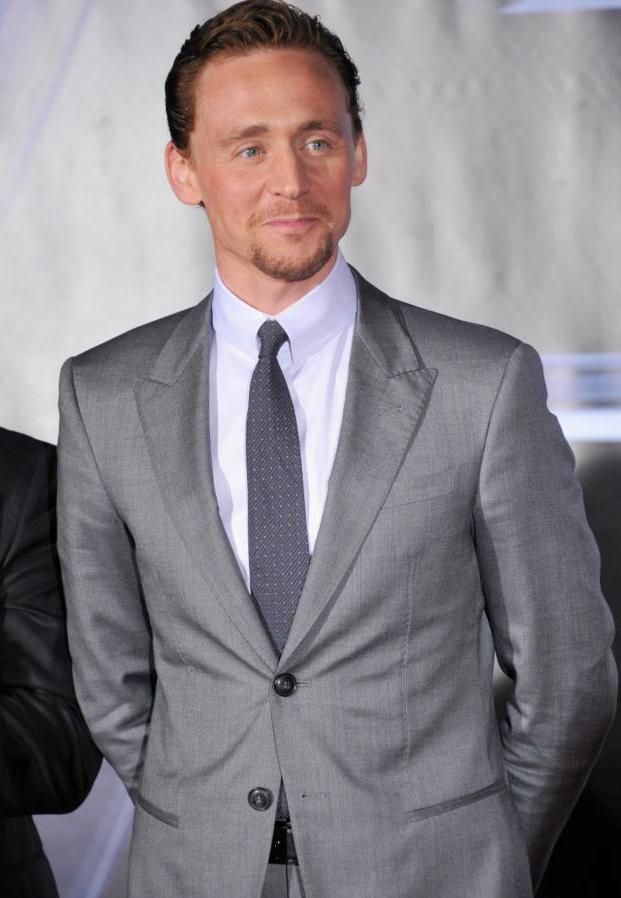
#> input picture Image-Encryption-and-Authentication/tom.bmp, 621 x 898 px, found by its file name
$ python RSA_ENCRYPTION.py
#> lines starting #> are read from the running program, lines starting #| are printed output that depends on the picture
### FINAL/RSA.py
# STEP 1: Generate Two Large Prime Numbers (p,q) randomly
from random import randrange, getrandbits
def power(a, d, n):
    ans = 1;
    while d != 0:
        if d % 2 == 1:
            ans = ((ans % n) * (a % n)) % n
        a = ((a % n) * (a % n)) % n
        d >>= 1
    return ans;

def MillerRabin(N, d):
    a = randrange(2, N - 1)
    x = power(a, d, N);
    if x == 1 or x == N - 1:
        return True;
    else:
        while (d != N - 1):
            x = ((x % N) * (x % N)) % N;
            if x == 1:
                return False;
            if x == N - 1:
                return True;
            d <<= 1;
    return False;


def is_prime(N, K):
    if N == 3 or N == 2:
        return True;
    if N <= 1 or N % 2 == 0:
        return False;

    # Find d such that d*(2^r)=X-1
    d = N - 1
    while d % 2 != 0:
        d /= 2;

    for _ in range(K):
        if not MillerRabin(N, d):
            return False;
    return True;


def generate_prime_candidate(length):
    # generate random bits
    p = getrandbits(length)
    # apply a mask to set MSB and LSB to 1
    # Set MSB to 1 to make sure we have a Number of 1024 bits.
    # Set LSB to 1 to make sure we get a Odd Number.
    p |= (1 << length - 1) | 1
    return p


def generatePrimeNumber(length):
    A = 4
    while not is_prime(A, 128):
        A = generate_prime_candidate(length)
    return A


# Step 2: Calculate N=P*Q and Euler Totient Function = (P-1)*(Q-1)

# Step 3: Find E such that GCD(E,eulerTotient)=1(i.e., e should be co-prime) such that it satisfies this condition:-  1<E<eulerTotient

def GCD(a, b):
    if a == 0:
        return b
    return GCD(b % a, a)

# Step 4: Find D.
# For Finding D: It must satisfies this property:-  (D*E)Mod(eulerTotient)=1;
# Now we have two Choices
# 1. That we randomly choose D and check which condition is satisfying above condition.
# 2. For Finding D we can Use Extended Euclidean Algorithm: ax+by=1 i.e., eulerTotient(x)+E(y)=GCD(eulerTotient,e)
# Here, Best approach is to go for option 2.( Extended Euclidean Algorithm.)

def gcdExtended(E, eulerTotient):
    a1, a2, b1, b2, d1, d2 = 1, 0, 0, 1, eulerTotient, E

    while d2 != 1:
        # k
        k = (d1 // d2)

        # a
        temp = a2
        a2 = a1 - (a2 * k)
        a1 = temp

        # b
        temp = b2
        b2 = b1 - (b2 * k)
        b1 = temp

        # d
        temp = d2
        d2 = d1 - (d2 * k)
        d1 = temp

        D = b2

    if D > eulerTotient:
        D = D % eulerTotient
    elif D < 0:
        D = D + eulerTotient

    return D

def gen_RSA_keys():
    length = 20
    P = generatePrimeNumber(length)
    Q = generatePrimeNumber(length)
    while (Q == P):
        Q = generatePrimeNumber(length)
    N = P * Q
    eulerTotient = (P - 1) * (Q - 1)
    E = generatePrimeNumber(4)
    while GCD(E, eulerTotient) != 1:
        E = generatePrimeNumber(4)
    D = gcdExtended(E, eulerTotient)
    print("Public key: ", N)
    print("Private key: ",D)

    return(E,D,N)

### FINAL/RSA_ENCRYPTION.py
from PIL import Image
import pandas as pd
import random
import RSA
import matplotlib.pyplot as plt
image="C:/Users/vishn/PycharmProjects/imo/dtjdtg/Image-Encryption-and-Authentication/tom.bmp"
imagelocation="output.jpg"
column=[]
my_img = Image.open(image)
#> my_img is the input picture: PIL image 621x898 RGB; mean R, G, B 135.4, 130.5, 136.1
pix = my_img.load()
size = my_img.size
#> size = (621, 898)
row, col = my_img.size[0], my_img.size[1]
#> row = 621; col = 898
mod = min(size)
#> mod = 621
E,D,N=RSA.gen_RSA_keys()
rsa_hashing = {}
rsa_keys = []
for i in range(256):
    C1 = pow(i, E, N)
    rsa_hashing[i] = C1
    rsa_keys.append(C1)

random.shuffle(rsa_keys)

rsa_key_position = {}

for i in range(256):
    rsa_key_position[rsa_keys[i]] = i

# Step 5: Encryption
size = my_img.size
userdata = ""
for i in range(85):
    C1 = rsa_keys[i * 3]
    C2 = rsa_keys[i * 3 + 1]
    C3 = rsa_keys[i * 3 + 2]
    column.append((C1, C2, C3))
C1 = rsa_keys[255]
column.append((C1, 0, 0))
for i in range(row):
    for j in range(col):
        r, g, b = pix[i, j]
        C1 = rsa_key_position.get(rsa_hashing.get(r))
        C2 = rsa_key_position.get(rsa_hashing.get(g))
        C3 = rsa_key_position.get(rsa_hashing.get(b))
        # C1 = pow(r, E, N)
        # C2 = pow(g, E, N)
        # C3 = pow(b, E, N)
        column.append((C1, C2, C3))
        # userdata=userdata+str(C1)+","+str(C2)+","+str(C3)+","
        C1 = C1 % 256
        C2 = C2 % 256
        C3 = C3 % 256
        pix[i, j] = (C1, C2, C3)
#> after the loop, column = 557744 items

plt.imshow(my_img)
plt.show()
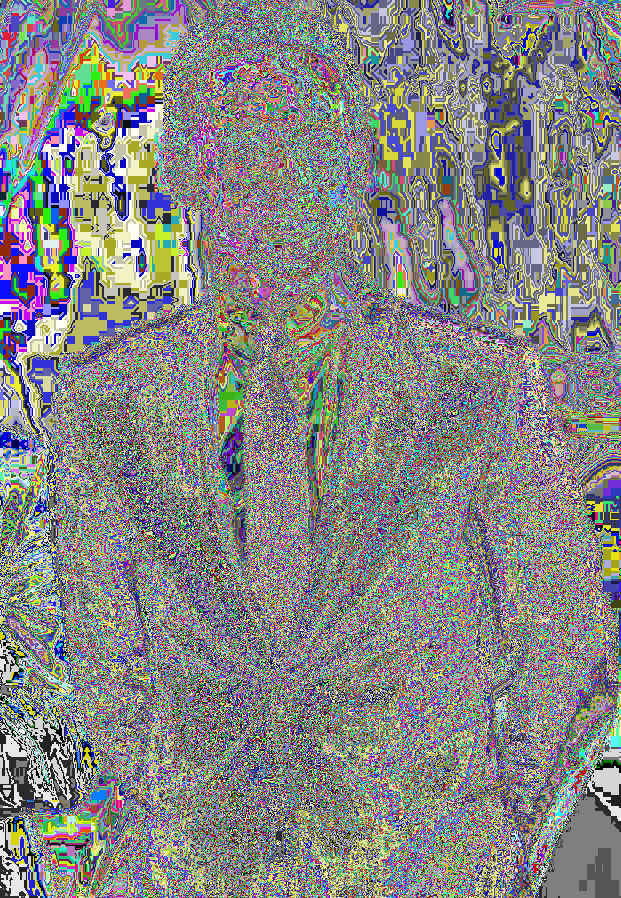
#> shown: shape (898, 621, 3); mean R, G, B 134, 133.7, 132.9

df = pd.DataFrame(column, columns=['C1', 'C2', 'C3'])
#> df = table of 557744 rows and 3 columns
#> (the run stopped early here; a loop or call above may not have finished)

$ run again, with Image-Encryption-and-Authentication/4.1.04.jpg saved as Image-Encryption-and-Authentication/tom.bmp
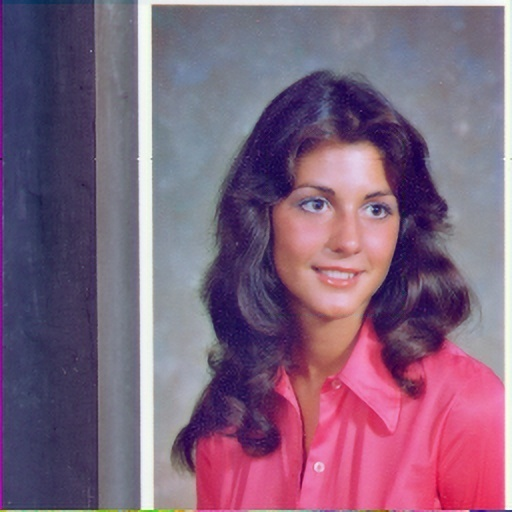
#> input picture Image-Encryption-and-Authentication/4.1.04.jpg, 512 x 512 px, found by its file name
#> my_img is the input picture: PIL image 512x512 RGB; mean R, G, B 129.2, 99.3, 125.2
#> after the loop `for i in range(row):`: column = 262230 items
#> `plt.show()`:
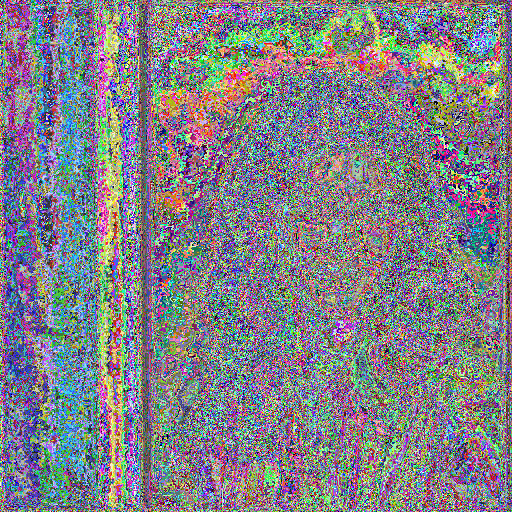
#> shown: shape (512, 512, 3); mean R, G, B 129, 127.8, 134.8
#> df = table of 262230 rows and 3 columns

$ run again, with Image-Encryption-and-Authentication/Photo_self.jpeg saved as Image-Encryption-and-Authentication/tom.bmp
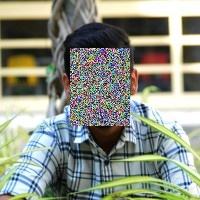
#> input picture Image-Encryption-and-Authentication/Photo_self.jpeg, 200 x 200 px, found by its file name
#> my_img is the input picture: PIL image 200x200 RGB; mean R, G, B 138.4, 143.5, 130.5
#> after the loop `for i in range(row):`: column = 40086 items
#> `plt.show()`:
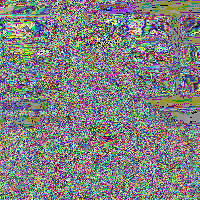
#> shown: shape (200, 200, 3); mean R, G, B 127.9, 128.5, 128.3
#> df = table of 40086 rows and 3 columns
